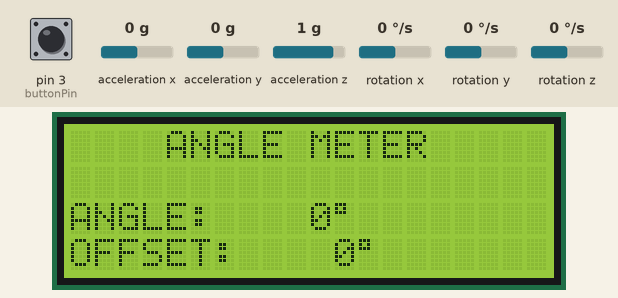
This sketch was run on a simulated Arduino Uno, built with avr-gcc and run on an emulated ATmega328P. On the bench: 20×4 character LCD. The inputs (shaded band) are chosen by the test bench; at power-on: acceleration y 0 g, pin 3 (buttonPin) HIGH, acceleration x 0 g, acceleration z 1 g, rotation x 0 °/s, rotation y 0 °/s, rotation z 0 °/s.

Above: at 6.3 s.
6.4 s: acceleration y set to -1.4 g
At 7.6 s:
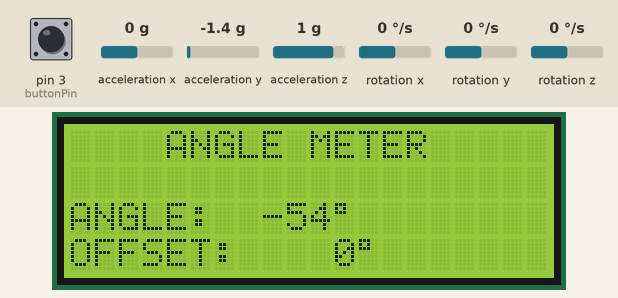
8.1 s: pin 3 (buttonPin) pulled LOW for 0.15 s
At 9.0 s:
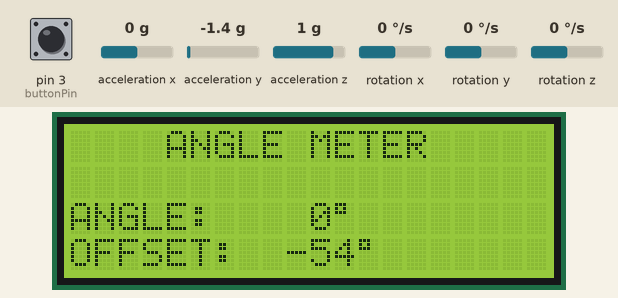
9.9 s: acceleration x set to -1.4 g
At 11.4 s:
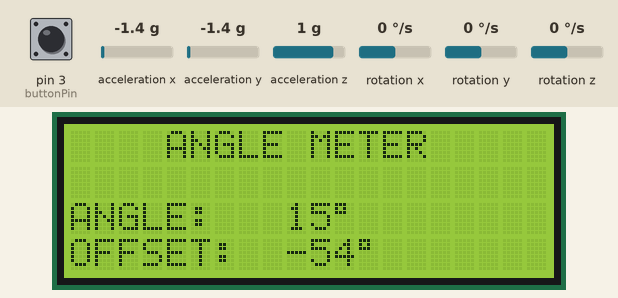
11.7 s: pin 3 (buttonPin) pulled LOW for 1 s
At 12.9 s:
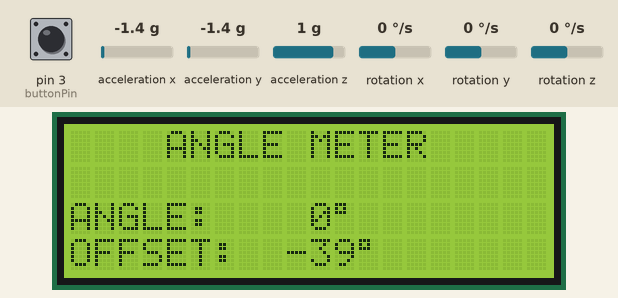
14.2 s: acceleration z set to -1.4 g
15.9 s: acceleration x set to -0.8 g
At 16.3 s:
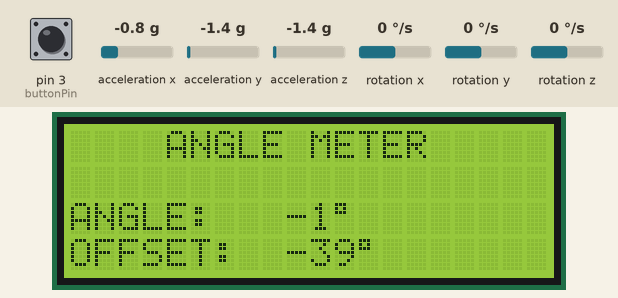
Timing chart, 0 to 18.4 s (numbered marks = the images above; inputs shaded):
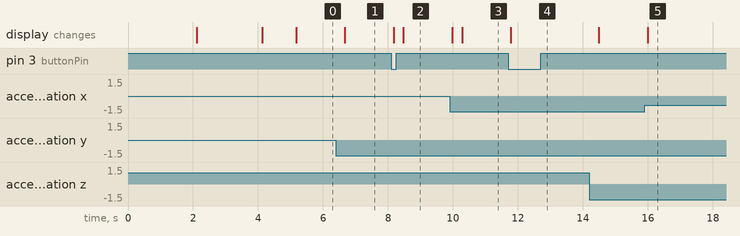

Measured:
- after the input at 6.4 s, the display: changes after 0.27 s (image 1)
- after the input at 8.1 s, the display: first changes after 0.08 s (image 2 shows a later state)
- after the input at 9.9 s, the display: first changes after 0.08 s (image 3 shows a later state)
- after the input at 11.7 s, the display: changes after 0.08 s (image 4)
- after the input at 15.9 s, the display: changes after 0.09 s (image 5)

The sketch:

tiltsensor.ino
```cpp
#include <Wire.h>
#include <LiquidCrystal_I2C.h>
#include <MPU6050_light.h>

MPU6050 mpu(Wire);
LiquidCrystal_I2C lcd(0x27, 20, 4);

const int buttonPin = 3;
float angleOffset = 0;
bool buttonState = false;
bool lastButtonState = false;
float smoothedAngle = 0;
float alpha = 0.1;
unsigned long lastUpdateTime = 0;
const unsigned long updateInterval = 300; // ms

void showIntroScreen() {
lcd.clear();
// Center "Angle Meter"
const char* line1 = "ANGLE METER";
lcd.setCursor((20 - strlen(line1)) / 2, 0);
lcd.print(line1);

// Center "Made By"
const char* line2 = "MADE BY";
lcd.setCursor((20 - strlen(line2)) / 2, 1);
lcd.print(line2);

// Center "Electro Gadget"
const char* line3 = "MAHI SARWATE";
lcd.setCursor((20 - strlen(line3)) / 2, 2);
lcd.print(line3);

delay(2000);
lcd.clear();
}

void setup() {
pinMode(buttonPin, INPUT_PULLUP);
Wire.begin();
Serial.begin(9600);
lcd.init();
lcd.backlight();

showIntroScreen();

// Center "Initializing..."
const char* initMsg = "Initializing...";
lcd.setCursor((20 - strlen(initMsg)) / 2, 1);
lcd.print(initMsg);

mpu.begin();
delay(1000);
mpu.calcOffsets(true, true);

lcd.clear();

// Center "MPU6050 Ready"
const char* readyMsg = "MPU6050 READY";
lcd.setCursor((20 - strlen(readyMsg)) / 2, 1);
lcd.print(readyMsg);

delay(1000);
lcd.clear();

// Print static UI elements: title on row 0
lcd.setCursor(4, 0);
lcd.print("ANGLE METER");

// Angle and Offset labels shifted to rows 2 and 3 respectively
lcd.setCursor(0, 2);
lcd.print("ANGLE: ");

lcd.setCursor(0, 3);
lcd.print("OFFSET:");

smoothedAngle = 0;
}

void loop() {
mpu.update();
buttonState = (digitalRead(buttonPin) == LOW);
if (buttonState && !lastButtonState) angleOffset = mpu.getAngleX();
lastButtonState = buttonState;

float rawAngle = mpu.getAngleX() - angleOffset;
smoothedAngle = alpha * rawAngle + (1 - alpha) * smoothedAngle;

unsigned long currentTime = millis();
if (currentTime - lastUpdateTime >= updateInterval) {
lastUpdateTime = currentTime;

// Update only the angle value field on row 2
lcd.setCursor(7, 2);
char angleStr[6];
snprintf(angleStr, sizeof(angleStr), "%4d%c ", (int)smoothedAngle, 223);
lcd.print(angleStr);

// Update only the offset field on row 3
lcd.setCursor(8, 3);
char offsetStr[6];
snprintf(offsetStr, sizeof(offsetStr), "%4d%c ", (int)angleOffset, 223);
lcd.print(offsetStr);
}
}
```
